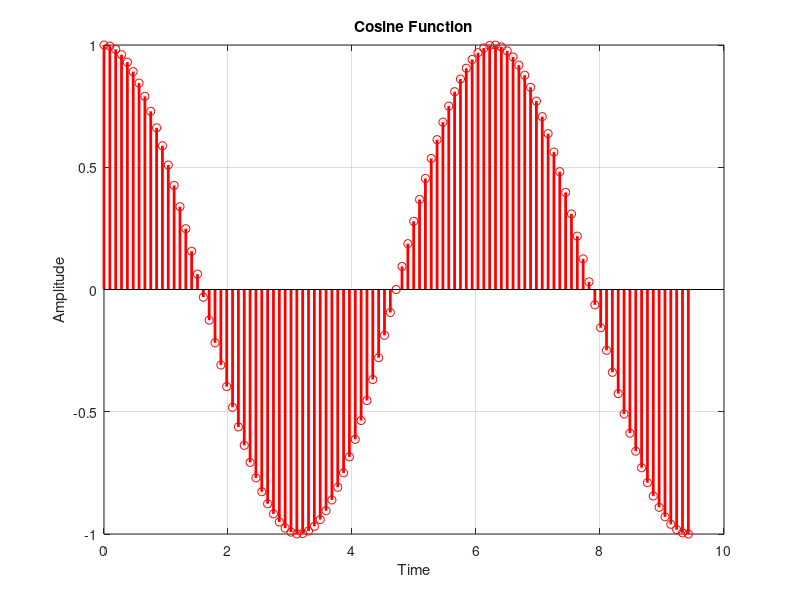

Write the MATLAB code that produced this figure.
clc
clear
x=[0:3*pi/100:3*pi];
y=cos(x);
stem(x,y,'-or','linewidth',2)
grid on
xlabel('Time')
ylabel('Amplitude')
title('Cosine Function')
